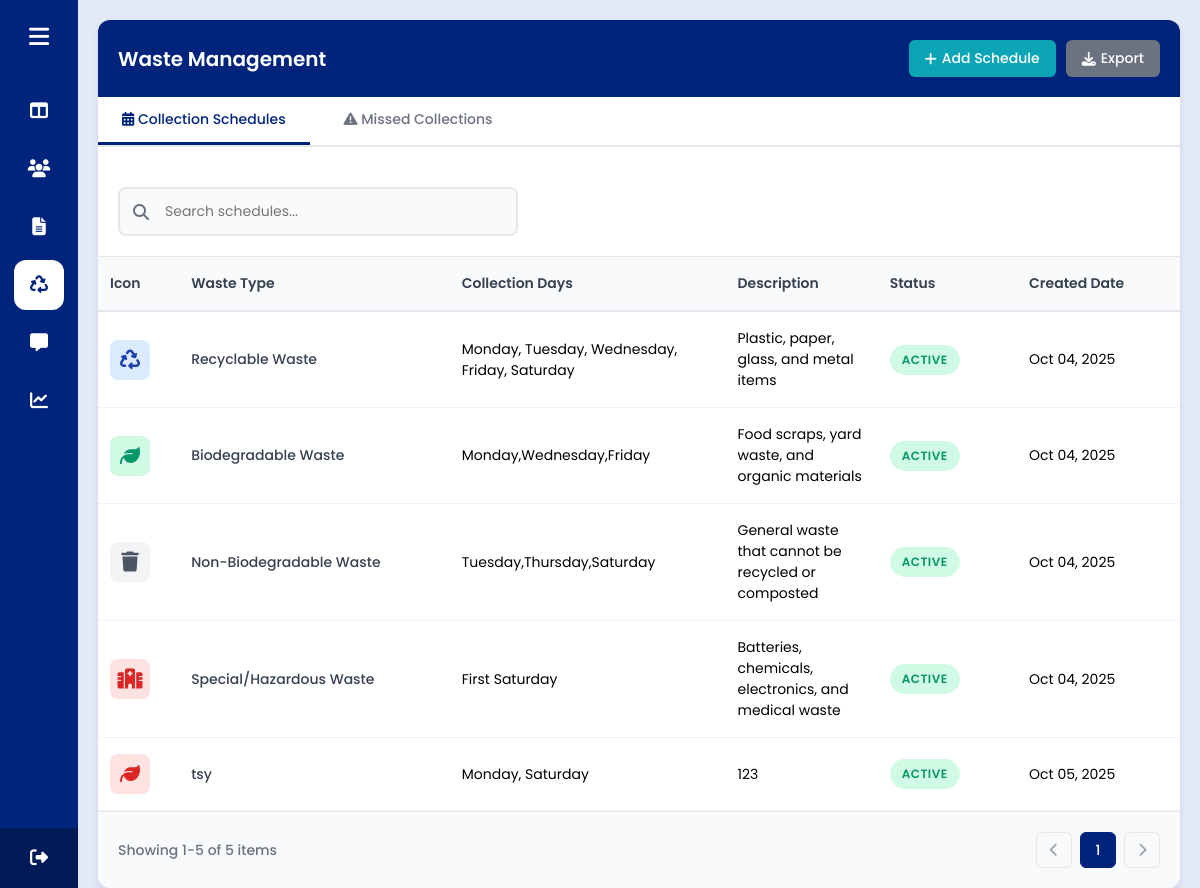
Page /admin/waste_management.php (signed in) on the committed database.
### tables this page shows
CREATE TABLE `waste_schedules` (
  `schedule_id` int(11) NOT NULL,
  `waste_type` varchar(50) NOT NULL,
  `collection_days` varchar(100) NOT NULL,
  `icon` varchar(50) DEFAULT NULL,
  `color` varchar(20) DEFAULT NULL,
  `description` text DEFAULT NULL,
  `is_active` tinyint(1) DEFAULT 1,
  `created_at` timestamp NOT NULL DEFAULT current_timestamp()
);

### admin/waste_management.php (the view, shortened to what this page needs)
<?php
require_once("../conn/conn.php");
$activeTab = isset($_GET['tab']) ? $_GET['tab'] : 'schedules';
$schedulesPerPage = 8;
$schedPage = isset($_GET['sched_page']) ? (int) $_GET['sched_page'] : 1;
$schedPage = max(1, $schedPage);
$schedOffset = ($schedPage - 1) * $schedulesPerPage;
$schedules = [];
$totalSchedules = 0;
try {
    $countStmt = $conn->prepare("SELECT COUNT(*) as total FROM waste_schedules");
    $countStmt->execute();
    $totalSchedules = $countStmt->get_result()->fetch_assoc()['total'];
    $stmt = $conn->prepare("SELECT * FROM waste_schedules ORDER BY schedule_id LIMIT ? OFFSET ?");
    $stmt->bind_param("ii", $schedulesPerPage, $schedOffset);
    $stmt->execute();
    $result = $stmt->get_result();
    while ($row = $result->fetch_assoc()) {
        $schedules[] = $row;
    }
} catch (Exception $e) {
    die("Error fetching schedules: " . $e->getMessage());
}
$totalSchedPages = ceil($totalSchedules / $schedulesPerPage);
?>
<!DOCTYPE html>
<html lang="en" dir="ltr">
<head>
    <?php include '../components/header_links.php'; ?>
    <?php include '../components/admin_side_header.php'; ?>
</head>
<body>
    <?php include '../components/sidebar.php'; ?>
    <section class="home-section">
        <div class="table-container">
            <div class="table-header">
                <h2 class="table-title">Waste Management</h2>
                <div class="table-actions">
                    <button class="btn btn-primary" onclick="addSchedule()">
                        <i class="fas fa-plus"></i> Add Schedule
                    </button>
                    <button class="btn btn-secondary" onclick="exportData()">
                        <i class="fas fa-download"></i> Export
                    </button>
                </div>
            </div>
            <div class="tab-navigation">
                <button class="tab-btn <?= $activeTab === 'schedules' ? 'active' : ''; ?>"
                    onclick="switchTab('schedules')">
                    <i class="fas fa-calendar-alt"></i> Collection Schedules
                </button>
                <button class="tab-btn <?= $activeTab === 'reports' ? 'active' : ''; ?>" onclick="switchTab('reports')">
                    <i class="fas fa-exclamation-triangle"></i> Missed Collections
                </button>
            </div>
            <div id="schedulesTab" style="display: <?= $activeTab === 'schedules' ? 'block' : 'none'; ?>">
                <div class="search-container">
                    <div class="search-box-wrapper">
                        <i class="fas fa-search search-icon"></i>
                        <input type="text" class="search-input" placeholder="Search schedules..."
                            id="searchScheduleInput" onkeyup="searchSchedules()">
                    </div>
                </div>
                <div class="table-responsive">
                    <table class="residents-table" id="schedulesTable">
                        <thead>
                            <tr>
                                <th>Icon</th>
                                <th>Waste Type</th>
                                <th>Collection Days</th>
                                <th>Description</th>
                                <th>Status</th>
                                <th>Created Date</th>
                                <th>Actions</th>
                            </tr>
                        </thead>
                        <tbody>
                            <?php if (count($schedules) > 0): ?>
                                <?php foreach ($schedules as $schedule): ?>
                                    <tr>
                                        <td>
                                            <div
                                                class="waste-icon <?= htmlspecialchars($schedule['color'] ?? 'biodegradable'); ?>">
                                                <i class="fas <?= htmlspecialchars($schedule['icon'] ?? 'fa-trash'); ?>"></i>
                                            </div>
                                        </td>
                                        <td>
                                            <div class="resident-name"><?= htmlspecialchars($schedule['waste_type']); ?></div>
                                        </td>
                                        <td><?= htmlspecialchars($schedule['collection_days']); ?></td>
                                        <td><?= htmlspecialchars($schedule['description'] ?? 'N/A'); ?></td>
                                        <td>
                                            <span class="status-badge <?= $schedule['is_active'] ? 'active' : 'inactive'; ?>">
                                                <?= $schedule['is_active'] ? 'Active' : 'Inactive'; ?>
                                            </span>
                                        </td>
                                        <td><?= date("M d, Y", strtotime($schedule['created_at'])); ?></td>
                                        <td>
                                        </td>
                                    </tr>
                                <?php endforeach; ?>
                            <?php endif; ?>
                        </tbody>
                    </table>
                </div>
                <?php if ($totalSchedules > 0): ?>
                    <?php if ($totalSchedules > 0): ?>
                        <?php renderPagination($schedPage, $totalSchedPages, $totalSchedules, $schedOffset, $schedulesPerPage, 'sched_page', 'schedules'); ?>
                    <?php endif; ?>
                <?php endif; ?>
            </div>
        </div>
    </section>
</body>
</html>
<?php
function renderPagination($currentPage, $totalPages, $totalItems, $offset, $itemsPerPage, $pageParam, $tab)
{
    $startRecord = $totalItems > 0 ? $offset + 1 : 0;
    $endRecord = min($offset + $itemsPerPage, $totalItems);
    ?>
    <div class="pagination-container">
        <div class="pagination-info">
            Showing <?= $startRecord; ?>-<?= $endRecord; ?> of <?= $totalItems; ?> items
        </div>
        <div class="pagination-controls">
            <div class="pagination">
                <?php if ($currentPage > 1): ?>
                    <a href="?tab=<?= $tab; ?>&<?= $pageParam; ?>=<?= $currentPage - 1; ?>">
                        <i class="fas fa-chevron-left"></i>
                    </a>
                <?php else: ?>
                    <span class="disabled"><i class="fas fa-chevron-left"></i></span>
                <?php endif; ?>
                <?php
                $startPage = max(1, $currentPage - 2);
                $endPage = min($totalPages, $currentPage + 2);
                    ?>
                <?php for ($i = $startPage; $i <= $endPage; $i++): ?>
                    <?php if ($i == $currentPage): ?>
                        <span class="current"><?= $i; ?></span>
                    <?php else: ?>
                        <a href="?tab=<?= $tab; ?>&<?= $pageParam; ?>=<?= $i; ?>"><?= $i; ?></a>
                    <?php endif; ?>
                <?php endfor; ?>
                <?php if ($currentPage < $totalPages): ?>
                    <a href="?tab=<?= $tab; ?>&<?= $pageParam; ?>=<?= $currentPage + 1; ?>">
                        <i class="fas fa-chevron-right"></i>
                    </a>
                <?php else: ?>
                    <span class="disabled"><i class="fas fa-chevron-right"></i></span>
                <?php endif; ?>
            </div>
        </div>
    </div>
    <?php
}
?>

### css/style.css (style rules this page uses)
* { margin: 0; padding: 0; box-sizing: border-box; font-family: "Poppins", sans-serif; }
html, body { height: 100%; margin: 0; display: flex; flex-direction: column; }
body { background: #f0faff; }
.home-section { position: relative; background: #E4E9F7; min-height: 100vh; top: 0; left: 78px; width: calc(100% - 78px); transition: all 0.5s ease; z-index: 2; }
.pagination-container { padding: 20px; background: #fff; border-top: 1px solid #e5e7eb; display: flex; justify-content: space-between; align-items: center; flex-wrap: wrap; gap: 15px; }
.pagination-info { color: #6b7280; font-size: 14px; }
.pagination-controls { display: flex; align-items: center; gap: 10px; }
.pagination { display: flex; align-items: center; gap: 5px; list-style: none; margin: 0; padding: 0; }
.pagination a, .pagination span { display: flex; align-items: center; justify-content: center; min-width: 36px; height: 36px; padding: 8px 12px; border-radius: 6px; text-decoration: none; font-size: 14px; font-weight: 500; transition: all 0.2s ease; }
.pagination .current { background: #00247c; color: #fff; border: 1px solid #00247c; }
.pagination .disabled { background: #f1f5f9; color: #9ca3af; border: 1px solid #e5e7eb; cursor: not-allowed; }

### rows in the picture
waste_schedules: waste_type "Recyclable Waste", collection_days "Monday, Tuesday, Wednesday, Friday, Saturday", description "Plastic, paper, glass, and metal items", is_active "ACTIVE", created_at "Oct 04, 2025"
waste_schedules: waste_type "Biodegradable Waste", collection_days "Monday,Wednesday,Friday", description "Food scraps, yard waste, and organic materials", is_active "ACTIVE", created_at "Oct 04, 2025"
waste_schedules: waste_type "Non-Biodegradable Waste", collection_days "Tuesday,Thursday,Saturday", description "General waste that cannot be recycled or composted", is_active "ACTIVE", created_at "Oct 04, 2025"
waste_schedules: waste_type "Special/Hazardous Waste", collection_days "First Saturday", description "Batteries, chemicals, electronics, and medical waste", is_active "ACTIVE", created_at "Oct 04, 2025"
waste_schedules: waste_type "tsy", collection_days "Monday, Saturday", description "123", is_active "ACTIVE", created_at "Oct 05, 2025", schedule_id "1", schedule_id "5"
